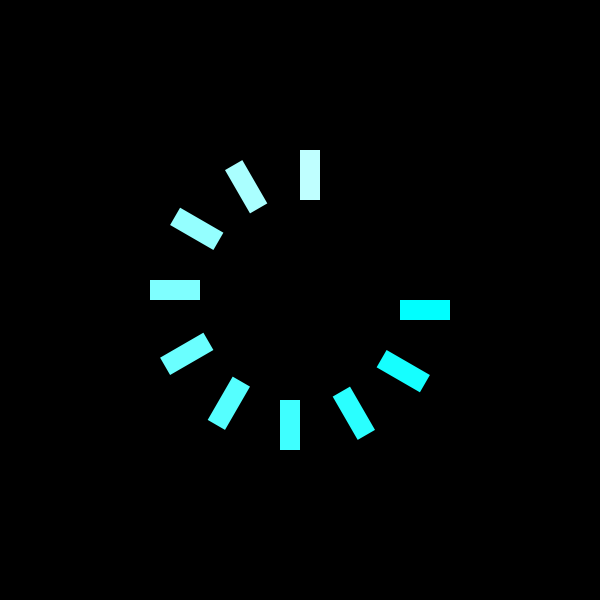
Frame 1 (no input)
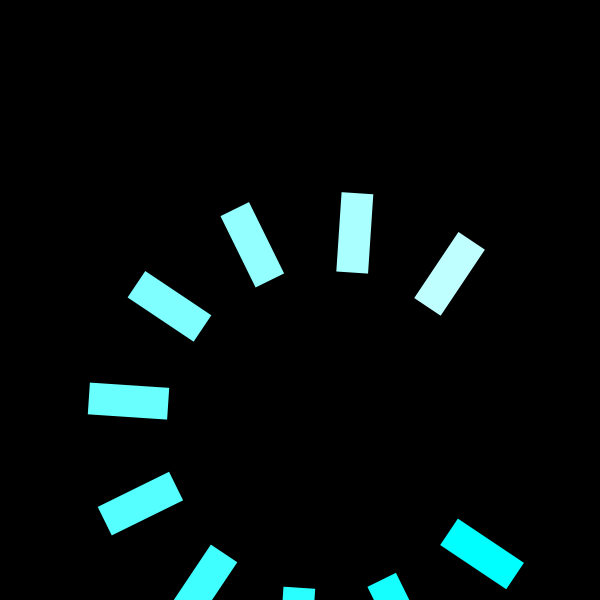
Frame 60 (the mouse pressed at the canvas centre just before this capture)
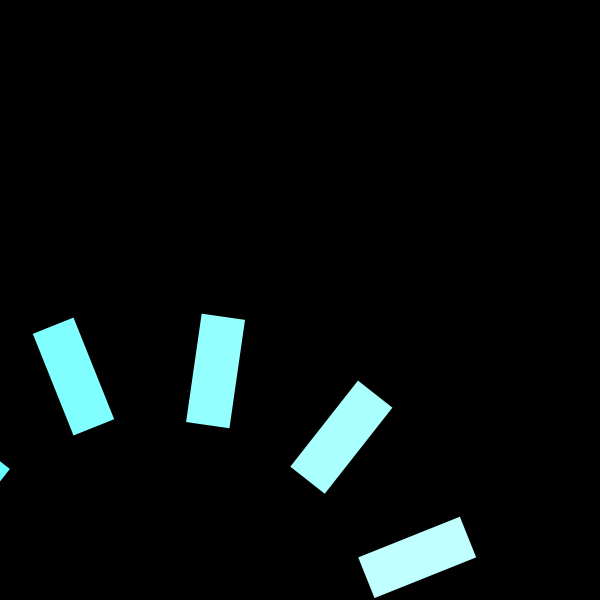
Frame 120 (the mouse held since frame 60 and released just before this capture)

The Processing sketch that drew these frames (run headless with seeded random() and noise(); from frame 60 on, the mouse is pressed at the canvas centre):

// Processing sketch: Translasi_dan_Penskalaan
// ── Translasi_dan_Penskalaan.pde
float angle = 0;
float scale = 1;
float tx = 0, ty = 0;
float moveX = 1; // Variabel baru untuk mengontrol pergerakan horizontal
float moveY = 1; // Variabel baru untuk mengontrol pergerakan vertikal

void setup() {
  size(600, 600);
  noStroke();
}

void draw() {
  background(0);
  translate(width/2, height/2);
  rotate(angle);
  scale(scale);
  translate(tx, ty);
  drawShape();
  
  angle += 0.01; // Mengatur rotasi
  scale += 0.01; // Mengatur skala
  
  // Mengontrol pergerakan objek
  tx += moveX;
  ty += moveY;
  
  // Memantulkan objek saat mencapai tepi layar
  if (tx > width/2 - 100 || tx < -width/2 + 100) {
    moveX *= -1; // Membalikkan arah horizontal
  }
  if (ty > height/2 - 100 || ty < -height/2 + 100) {
    moveY *= -1; // Membalikkan arah vertikal
  }
}

void drawShape() {
  for (int i = 0; i < 300; i += 30) {
    pushMatrix();
    rotate(radians(i));
    fill(map(i, 0, 360, 0, 255), 255, 255);
    rect(100, 0, 50, 20);
    popMatrix();
  }
}
